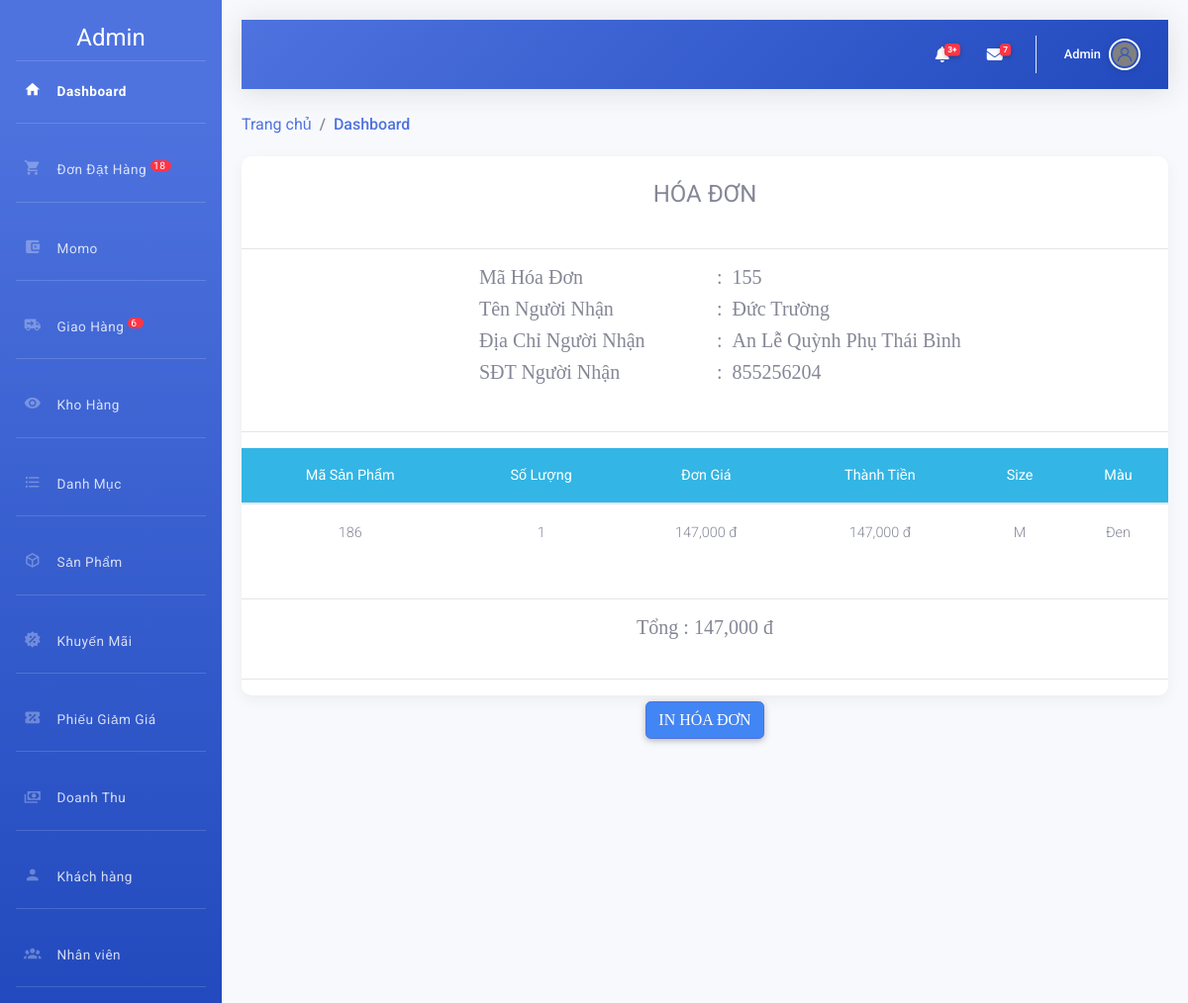
Page /admin/index.php?action=kho&view=chitietdh&mahd=155 (signed in) on the committed database.
### tables this page shows
CREATE TABLE `nguoinhan` (
  `MaHD` int NOT NULL,
  `TenNN` varchar(50) NOT NULL,
  `DiaChiNN` text NOT NULL,
  `SDTNN` int NOT NULL
);

CREATE TABLE `chitiethoadon` (
  `MaHD` int NOT NULL,
  `MaSP` int NOT NULL,
  `SoLuong` int NOT NULL,
  `DonGia` decimal(10,0) NOT NULL,
  `ThanhTien` decimal(10,0) NOT NULL,
  `Size` varchar(50) NOT NULL,
  `MaMau` varchar(50) NOT NULL
);

### admin/kho/chitietdh.php (the view)
<?php
	include_once('../model/database.php');
	$mahd=$_GET['mahd'];
	$sql="select * from chitiethoadon where MaHD=$mahd ";
	$rs=mysqli_query($conn,$sql);
	$sql2="select * from nguoinhan where MaHD=$mahd ";
	$rs2=mysqli_query($conn,$sql2);
	$row2=mysqli_fetch_array($rs2);
?>
<div class="container-fluid">
<div class="row">
    <div class="col-md-12 grid-margin stretch-card">
        <div class="card">
        	<br>
			<h4 class="m-auto" > HÓA ĐƠN</h4><br><hr>
			<div class="row">
				<div class="col-md-3"></div>
				<div class="col-md-3"><h5 style="font-family: Alata;">Mã Hóa Đơn </h5></div>
				<div class="col-md-6"><h5 style="font-family: Alata;">: &#160;<?php echo $mahd ?></h5></div>
				<div class="col-md-3"></div>
				<div class="col-md-3"><h5 style="font-family: Alata;">Tên Người Nhận </h5></div>
				<div class="col-md-6"><h5 style="font-family: Alata;">: &#160;<?php echo $row2['TenNN']; ?></h5></div>
				<div class="col-md-3"></div>
				<div class="col-md-3"><h5 style="font-family: Alata;">Địa Chỉ Người Nhận </h5></div>
				<div class="col-md-6"><h5 style="font-family: Alata;">: &#160;<?php echo $row2['DiaChiNN'] ?></h5></div>
				<div class="col-md-3"></div>
				<div class="col-md-3"><h5 style="font-family: Alata;">SĐT Người Nhận </h5></div>
				<div class="col-md-6"><h5 style="font-family: Alata;">: &#160;<?php echo $row2['SDTNN'] ?></h5></div>
			</div>
			<br><hr>
			<table class="table table-hover m-auto text-center" style="font-size: 13px;">
				<thead class="badge-info">
					<tr>
						<th>Mã Sản Phẩm</th><th>Số Lượng </th><th>Đơn Giá</th><th>Thành Tiền</th><th>Size</th><th>Màu</th>
					</tr>
				</thead>
				<tbody>
			 <?php $so=0;
				 while ($row=mysqli_fetch_array($rs)) { $so=$so+$row['ThanhTien']; ?>
					<tr>
						<td><?php echo $row['MaSP']; ?></td>
						<td><?php echo $row['SoLuong']; ?></td>
						<td><?php echo number_format($row['DonGia']).' đ'; ?></td>
						<td><?php echo number_format($row['ThanhTien']).' đ'; ?></td>
						<td><?php echo $row['Size']; ?></td><td><?php echo $row['MaMau']; ?></td>
					</tr>
			 <?php	} ?>
				</tbody>
			</table><br><hr>
			<h5 class="m-auto" style="font-family: Alata;">Tổng : <?php echo number_format($so).' đ'; ?></h5>
			<br><hr>
		</div>
	</div>
		<div class="col-12">
			<center>
				<button type="sub" name="dk" value="đã duyệt"class="btn btn-primary" style="font-family: Comfortaa;">In hóa Đơn</button>
			</center>
		</div>
</div>
</div>

### admin/include/menu.php (style rules this page uses)
:root { --primary: #4e73df; --primary-dark: #3a56a5; --secondary: #858796; --success: #1cc88a; --info: #36b9cc; --warning: #f6c23e; --danger: #e74a3b; --light: #f8f9fc; --dark: #5a5c69; }

### admin/include/header.php (style rules this page uses)
:root { --primary: #4e73df; --primary-dark: #3a5fc7; --secondary: #858796; --success: #1cc88a; --info: #36b9cc; --warning: #f6c23e; --danger: #e74a3b; --light: #f8f9fc; --dark: #5a5c69; }
body { font-family: 'Roboto', sans-serif; background-color: #f8f9fc; overflow-x: hidden; width: 100%; max-width: 100%; }
.container-fluid { padding-right: 0; padding-left: 0; max-width: 100%; }
.card { border: none; border-radius: 10px; box-shadow: 0 5px 15px rgba(0, 0, 0, 0.05); transition: transform 0.3s, box-shadow 0.3s; }

### rows in the picture
nguoinhan: TenNN "Đức Trường", DiaChiNN "An Lễ Quỳnh Phụ Thái Bình", SDTNN "855256204"
chitiethoadon: MaSP "186", SoLuong "1", DonGia "147,000", ThanhTien "147,000", Size "M", MaMau "Đen"

### other values in the picture
$dem "18"
$dem "6"
$nv['TenNV'] "Admin"
$mahd "155"
$so "147,000"
